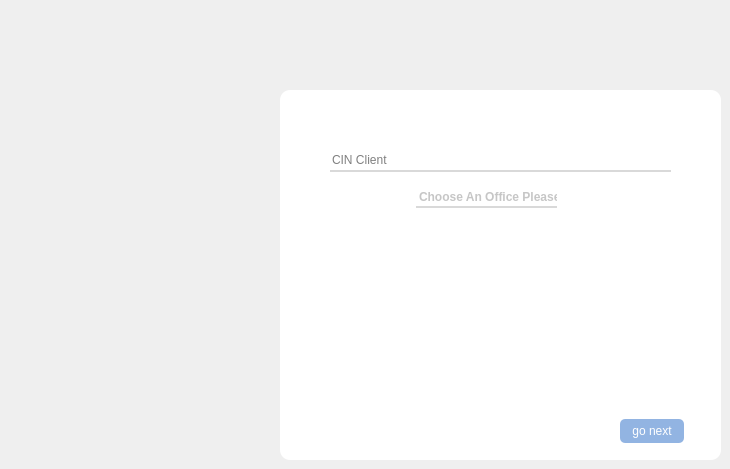
       <widget class="QWidget" name="page_23">
        <widget class="QWidget" name="edit_office_widget_3" native="true">
         <property name="geometry">
          <rect>
           <x>280</x>
           <y>90</y>
           <width>441</width>
           <height>370</height>
          </rect>
         </property>
         <property name="styleSheet">
          <string notr="true">background-color:white;
border-radius:10px;</string>
         </property>
         <widget class="QLineEdit" name="Cin_LineEdit_edit">
          <property name="geometry">
           <rect>
            <x>50</x>
            <y>60</y>
            <width>341</width>
            <height>22</height>
           </rect>
          </property>
          <property name="styleSheet">
           <string notr="true">border:none;
border-bottom: 1.5px solid #d9d9d9;
border-radius:unset;</string>
          </property>
          <property name="placeholderText">
           <string>CIN Client</string>
          </property>
         </widget>
         <widget class="QPushButton" name="GoNextbtn_edit">
          <property name="geometry">
           <rect>
            <x>340</x>
            <y>329</y>
            <width>64</width>
            <height>24</height>
           </rect>
          </property>
          <property name="styleSheet">
           <string notr="true">#GoNextbtn_edit{border-radius: 5px;
background-color:#92B4E2;
color:white;}
#GoNextbtn_edit:hover
{
font-weight:bold;
}</string>
          </property>
          <property name="text">
           <string>go next</string>
          </property>
         </widget>
         <widget class="QLabel" name="Cin_icon_2">
          <property name="geometry">
           <rect>
            <x>370</x>
            <y>60</y>
            <width>17</width>
            <height>16</height>
           </rect>
          </property>
          <property name="text">
           <string/>
          </property>
          <property name="pixmap">
           <pixmap resource="res.qrc">:/img/img/nameOffice_iconeGrey.png</pixmap>
          </property>
         </widget>
         <widget class="QPushButton" name="exit_add_popup_add_reservation_edit">
          <property name="geometry">
           <rect>
            <x>217</x>
            <y>15</y>
            <width>16</width>
            <height>16</height>
           </rect>
          </property>
          <property name="styleSheet">
           <string notr="true">background-image: url(&quot;C:/Users/Mon Pc/Desktop/Qt projects/BrainStormSpace/img/exit_x_icon.png&quot;);
background-repeat:no-repeat;</string>
          </property>
          <property name="text">
           <string/>
          </property>
         </widget>
         <widget class="QScrollArea" name="scrollArea_5">
          <property name="geometry">
           <rect>
            <x>130</x>
            <y>119</y>
            <width>211</width>
            <height>191</height>
           </rect>
          </property>
          <property name="styleSheet">
           <string notr="true">#scrollArea{
	border:none;
}
QScrollBar:vertical{
border:none;
background-color: rgb(59, 59, 90);
width:7px;
margin:15px 0 15px 0;
border-radius:0px;
}
QScrollBar::handle:vertical
{
	background-color: rgb(80, 80, 122);
	min-height:30px;
	border-radius:7px;

}
QScrollBar::handle:vertical:hover
{
	background-color:#92B4E2;
}
QScrollBar::handle:vertical:pressed
{
background-color:#222E3C;
}
/*Sub line Top*/
QScrollBar::sub-line:vertical
{
	border:none;
	background-color: rgb(59, 59, 90);
	height:15px;
	border-top-left-radius:7px;
	border-top-right-radius:7px;
	subcontrol-position:top;
	subcontrol-origin:margin;
}
QScrollBar::sub-line:vertical:hover{
	background-color:#92B4E2;
}
QScrollBar::sub-line:vertical:pressed{
	background-color:#222E3C;
}
/*Sub line Bottom*/
QScrollBar::add-line:vertical
{
	border:none;
	background-color: rgb(59, 59, 90);
	height:15px;
	border-bottom-left-radius:7px;
	border-bottom-right-radius:7px;
	subcontrol-position:bottom;
	subcontrol-origin:margin;
}
QScrollBar::add-line:vertical:hover{
	background-color:#92B4E2;
}
QScrollBar::add-line:vertical:pressed{
	background-color:#222E3C;
}
QScrollBar::up-arrow:vertical,QScrollBar:down-arrow:vertical
{
	background:none;
}
QScrollBar::up-arrow:vertical,QScrollBar:down-arrow:vertical
{
background:none;
}</string>
          </property>
          <property name="widgetResizable">
           <bool>true</bool>
          </property>
          <property name="alignment">
           <set>Qt::AlignLeading|Qt::AlignLeft|Qt::AlignTop</set>
          </property>
          <widget class="QWidget" name="scrollAreaWidgetContents_listOfiice_edit">
           <property name="geometry">
            <rect>
             <x>0</x>
             <y>0</y>
             <width>211</width>
             <height>191</height>
            </rect>
           </property>
           <layout class="QVBoxLayout" name="CardsLayout_6"/>
          </widget>
         </widget>
         <widget class="QLabel" name="label_20">
          <property name="geometry">
           <rect>
            <x>136</x>
            <y>98</y>
            <width>141</width>
            <height>20</height>
           </rect>
          </property>
          <property name="styleSheet">
           <string notr="true">border:none;
border-bottom: 1.5px solid #d9d9d9;
border-radius:unset;
color:#C6C6C6;
font-weight:bold;</string>
          </property>
          <property name="text">
           <string>&lt;h4&gt;Choose An Office Please &lt;/h4&gt;</string>
          </property>
         </widget>
        </widget>
       </widget>
